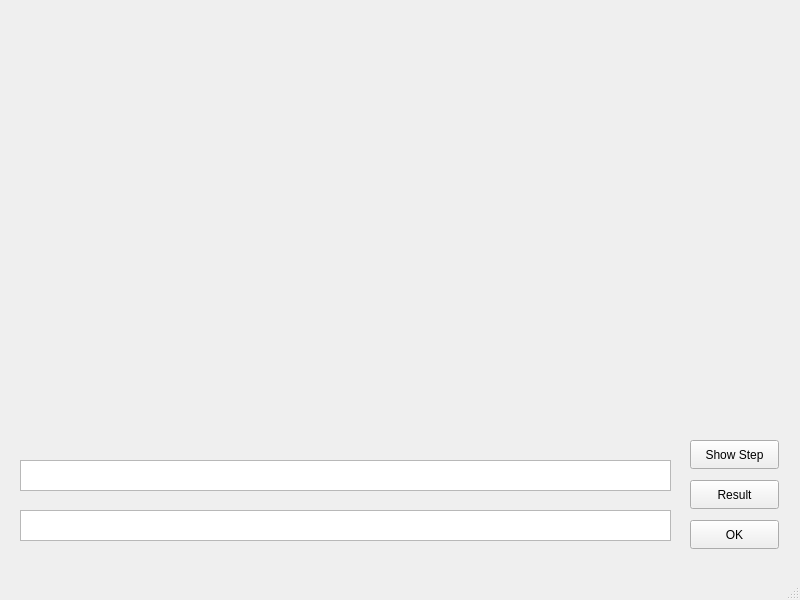
<?xml version="1.0" encoding="UTF-8"?>
<ui version="4.0">
 <class>MainWindow</class>
 <widget class="QMainWindow" name="MainWindow">
  <property name="geometry">
   <rect>
    <x>0</x>
    <y>0</y>
    <width>800</width>
    <height>600</height>
   </rect>
  </property>
  <property name="windowTitle">
   <string>MainWindow</string>
  </property>
  <widget class="QWidget" name="centralwidget">
   <widget class="QTextEdit" name="textEdit">
    <property name="geometry">
     <rect>
      <x>20</x>
      <y>460</y>
      <width>651</width>
      <height>31</height>
     </rect>
    </property>
   </widget>
   <widget class="QPushButton" name="pushButton">
    <property name="geometry">
     <rect>
      <x>690</x>
      <y>520</y>
      <width>89</width>
      <height>29</height>
     </rect>
    </property>
    <property name="text">
     <string>OK</string>
    </property>
   </widget>
   <widget class="QPushButton" name="resultButton">
    <property name="geometry">
     <rect>
      <x>690</x>
      <y>480</y>
      <width>89</width>
      <height>29</height>
     </rect>
    </property>
    <property name="text">
     <string>Result</string>
    </property>
   </widget>
   <widget class="QPushButton" name="showButton">
    <property name="geometry">
     <rect>
      <x>690</x>
      <y>440</y>
      <width>89</width>
      <height>29</height>
     </rect>
    </property>
    <property name="text">
     <string>Show Step</string>
    </property>
   </widget>
   <widget class="QTextBrowser" name="textBrowser">
    <property name="geometry">
     <rect>
      <x>20</x>
      <y>510</y>
      <width>651</width>
      <height>31</height>
     </rect>
    </property>
   </widget>
  </widget>
  <widget class="QMenuBar" name="menubar">
   <property name="geometry">
    <rect>
     <x>0</x>
     <y>0</y>
     <width>800</width>
     <height>25</height>
    </rect>
   </property>
  </widget>
  <widget class="QStatusBar" name="statusbar"/>
 </widget>
 <resources/>
 <connections/>
</ui>
